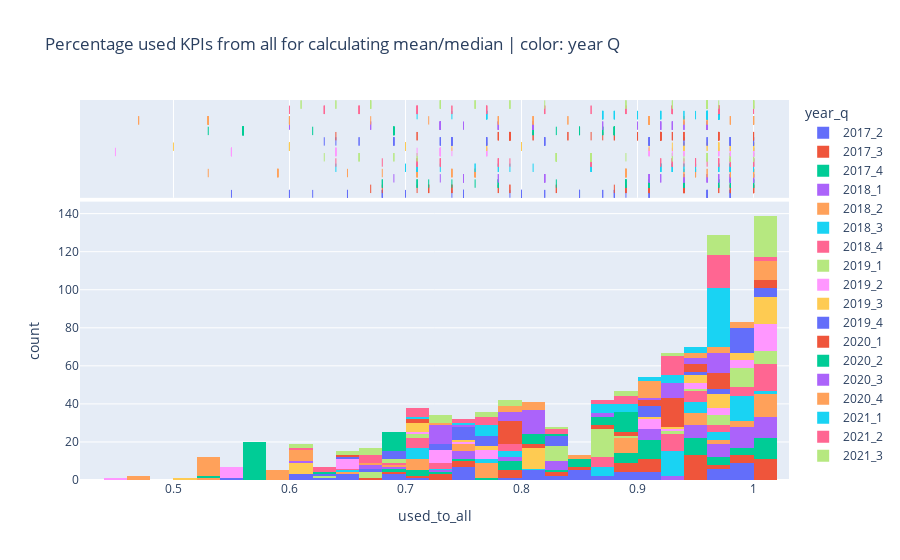

Notebook cell for this chart:
### Code cell
import plotly.express as px

fig = px.histogram(df_for_plot, x="used_to_all", color="year_q", marginal="rug",
                   hover_data=df_for_plot.columns, title="Percentage used KPIs from all for calculating mean/median | color: year Q")
fig.show()

### Figure 1 — Plotly figure (JSON) as saved in the notebook; plotly's stock layout.template omitted (floating-point values rounded to 4 significant figures; data arrays with more than 128 entries replaced by an {"elided": "..."} marker saying what was removed)
{"data": [{"alignmentgroup": "True", "bingroup": "x", "hovertemplate": "year_q=2017_2<br>used_to_all=%{x}<br>count=%{y}<extra></extra>", "legendgroup": "2017_2", "marker": {"color": "#636efa", "pattern": {"shape": ""}}, "name": "2017_2", "offsetgroup": "2017_2", "orientation": "v", "showlegend": true, "type": "histogram", "x": [0.85, 0.88, 0.82, 0.79, 0.85, 0.85, 0.88, 0.91, 0.68, 0.91, 0.74, 0.91, 0.68, 0.68, 0.82, 0.88, 0.65, 0.65, 0.62, 0.98, 0.98, 0.98, 0.96, 0.96, 0.96, 0.98, 0.98, 0.91, 0.98, 0.96, 0.96, 0.96, 0.98, 0.98, 0.98, 0.87, 0.89, 0.87, 0.8, 0.8, 0.75, 0.8, 0.85, 0.85, 0.75, 0.8, 0.6, 0.75, 0.65, 0.75, 0.7, 0.75, 0.75, 0.8, 0.55, 0.6, 0.6], "xaxis": "x", "yaxis": "y"}, {"alignmentgroup": "True", "boxpoints": "all", "customdata": {"elided": "57x3 str values"}, "fillcolor": "rgba(255,255,255,0)", "hoveron": "points", "hovertemplate": "year_q=%{customdata[0]}<br>used_to_all=%{x}<br>filer_type=%{customdata[1]}<br>kpi=%{customdata[2]}<extra></extra>", "jitter": 0, "legendgroup": "2017_2", "line": {"color": "rgba(255,255,255,0)"}, "marker": {"color": "#636efa", "symbol": "line-ns-open"}, "name": "2017_2", "offsetgroup": "2017_2", "showlegend": false, "type": "box", "x": [0.85, 0.88, 0.82, 0.79, 0.85, 0.85, 0.88, 0.91, 0.68, 0.91, 0.74, 0.91, 0.68, 0.68, 0.82, 0.88, 0.65, 0.65, 0.62, 0.98, 0.98, 0.98, 0.96, 0.96, 0.96, 0.98, 0.98, 0.91, 0.98, 0.96, 0.96, 0.96, 0.98, 0.98, 0.98, 0.87, 0.89, 0.87, 0.8, 0.8, 0.75, 0.8, 0.85, 0.85, 0.75, 0.8, 0.6, 0.75, 0.65, 0.75, 0.7, 0.75, 0.75, 0.8, 0.55, 0.6, 0.6], "xaxis": "x2", "yaxis": "y2"}, {"alignmentgroup": "True", "bingroup": "x", "hovertemplate": "year_q=2017_3<br>used_to_all=%{x}<br>count=%{y}<extra></extra>", "legendgroup": "2017_3", "marker": {"color": "#EF553B", "pattern": {"shape": ""}}, "name": "2017_3", "offsetgroup": "2017_3", "orientation": "v", "showlegend": true, "type": "histogram", "x": [0.94, 0.97, 0.91, 0.91, 0.94, 0.94, 0.91, 0.94, 0.74, 0.91, 0.71, 0.91, 0.79, 0.79, 0.88, 0.97, 0.74, 0.74, 0.68, 1, 1, 1, 0.98, 0.98, 0.98, 1, 1, 0.94, 1, 1, 1, 0.98, 1, 1, 1, 0.91, 0.94, 0.91, 0.94, 0.94, 0.89, 0.94, 0.94, 0.94, 0.89, 0.94, 0.78, 0.89, 0.72, 0.83, 0.78, 0.83, 0.89, 0.94, 0.67, 0.72, 0.72], "xaxis": "x", "yaxis": "y"}, {"alignmentgroup": "True", "boxpoints": "all", "customdata": {"elided": "57x3 str values"}, "fillcolor": "rgba(255,255,255,0)", "hoveron": "points", "hovertemplate": "year_q=%{customdata[0]}<br>used_to_all=%{x}<br>filer_type=%{customdata[1]}<br>kpi=%{customdata[2]}<extra></extra>", "jitter": 0, "legendgroup": "2017_3", "line": {"color": "rgba(255,255,255,0)"}, "marker": {"color": "#EF553B", "symbol": "line-ns-open"}, "name": "2017_3", "offsetgroup": "2017_3", "showlegend": false, "type": "box", "x": [0.94, 0.97, 0.91, 0.91, 0.94, 0.94, 0.91, 0.94, 0.74, 0.91, 0.71, 0.91, 0.79, 0.79, 0.88, 0.97, 0.74, 0.74, 0.68, 1, 1, 1, 0.98, 0.98, 0.98, 1, 1, 0.94, 1, 1, 1, 0.98, 1, 1, 1, 0.91, 0.94, 0.91, 0.94, 0.94, 0.89, 0.94, 0.94, 0.94, 0.89, 0.94, 0.78, 0.89, 0.72, 0.83, 0.78, 0.83, 0.89, 0.94, 0.67, 0.72, 0.72], "xaxis": "x2", "yaxis": "y2"}, {"alignmentgroup": "True", "bingroup": "x", "hovertemplate": "year_q=2017_4<br>used_to_all=%{x}<br>count=%{y}<extra></extra>", "legendgroup": "2017_4", "marker": {"color": "#00cc96", "pattern": {"shape": ""}}, "name": "2017_4", "offsetgroup": "2017_4", "orientation": "v", "showlegend": true, "type": "histogram", "x": [0.97, 0.97, 0.91, 0.91, 0.91, 0.91, 0.91, 0.97, 0.71, 0.91, 0.68, 0.91, 0.76, 0.74, 0.91, 0.97, 0.71, 0.71, 0.68, 1, 1, 1, 0.98, 0.98, 0.98, 1, 1, 0.94, 1, 1, 1, 0.98, 1, 1, 1, 0.91, 0.94, 0.91, 0.94, 0.94, 0.89, 0.94, 0.94, 0.94, 0.89, 0.94, 0.78, 0.89, 0.78, 0.89, 0.78, 0.83, 0.89, 0.94, 0.72, 0.78, 0.78], "xaxis": "x", "yaxis": "y"}, {"alignmentgroup": "True", "boxpoints": "all", "customdata": {"elided": "57x3 str values"}, "fillcolor": "rgba(255,255,255,0)", "hoveron": "points", "hovertemplate": "year_q=%{customdata[0]}<br>used_to_all=%{x}<br>filer_type=%{customdata[1]}<br>kpi=%{customdata[2]}<extra></extra>", "jitter": 0, "legendgroup": "2017_4", "line": {"color": "rgba(255,255,255,0)"}, "marker": {"color": "#00cc96", "symbol": "line-ns-open"}, "name": "2017_4", "offsetgroup": "2017_4", "showlegend": false, "type": "box", "x": [0.97, 0.97, 0.91, 0.91, 0.91, 0.91, 0.91, 0.97, 0.71, 0.91, 0.68, 0.91, 0.76, 0.74, 0.91, 0.97, 0.71, 0.71, 0.68, 1, 1, 1, 0.98, 0.98, 0.98, 1, 1, 0.94, 1, 1, 1, 0.98, 1, 1, 1, 0.91, 0.94, 0.91, 0.94, 0.94, 0.89, 0.94, 0.94, 0.94, 0.89, 0.94, 0.78, 0.89, 0.78, 0.89, 0.78, 0.83, 0.89, 0.94, 0.72, 0.78, 0.78], "xaxis": "x2", "yaxis": "y2"}, {"alignmentgroup": "True", "bingroup": "x", "hovertemplate": "year_q=2018_1<br>used_to_all=%{x}<br>count=%{y}<extra></extra>", "legendgroup": "2018_1", "marker": {"color": "#ab63fa", "pattern": {"shape": ""}}, "name": "2018_1", "offsetgroup": "2018_1", "orientation": "v", "showlegend": true, "type": "histogram", "x": [1, 1, 0.94, 0.97, 0.97, 0.97, 0.94, 1, 0.75, 0.94, 0.78, 0.94, 0.78, 0.75, 0.94, 1, 0.69, 0.75, 0.75, 0.98, 0.98, 0.98, 0.96, 0.96, 0.96, 0.98, 0.98, 0.94, 0.98, 0.96, 0.98, 0.98, 0.98, 0.98, 0.98, 0.92, 0.94, 0.92, 1, 1, 0.91, 1, 1, 1, 0.91, 1, 0.82, 0.91, 0.73, 0.91, 0.82, 0.91, 0.91, 1, 0.82, 0.82, 0.82], "xaxis": "x", "yaxis": "y"}, {"alignmentgroup": "True", "boxpoints": "all", "customdata": {"elided": "57x3 str values"}, "fillcolor": "rgba(255,255,255,0)", "hoveron": "points", "hovertemplate": "year_q=%{customdata[0]}<br>used_to_all=%{x}<br>filer_type=%{customdata[1]}<br>kpi=%{customdata[2]}<extra></extra>", "jitter": 0, "legendgroup": "2018_1", "line": {"color": "rgba(255,255,255,0)"}, "marker": {"color": "#ab63fa", "symbol": "line-ns-open"}, "name": "2018_1", "offsetgroup": "2018_1", "showlegend": false, "type": "box", "x": [1, 1, 0.94, 0.97, 0.97, 0.97, 0.94, 1, 0.75, 0.94, 0.78, 0.94, 0.78, 0.75, 0.94, 1, 0.69, 0.75, 0.75, 0.98, 0.98, 0.98, 0.96, 0.96, 0.96, 0.98, 0.98, 0.94, 0.98, 0.96, 0.98, 0.98, 0.98, 0.98, 0.98, 0.92, 0.94, 0.92, 1, 1, 0.91, 1, 1, 1, 0.91, 1, 0.82, 0.91, 0.73, 0.91, 0.82, 0.91, 0.91, 1, 0.82, 0.82, 0.82], "xaxis": "x2", "yaxis": "y2"}, {"alignmentgroup": "True", "bingroup": "x", "hovertemplate": "year_q=2018_2<br>used_to_all=%{x}<br>count=%{y}<extra></extra>", "legendgroup": "2018_2", "marker": {"color": "#FFA15A", "pattern": {"shape": ""}}, "name": "2018_2", "offsetgroup": "2018_2", "orientation": "v", "showlegend": true, "type": "histogram", "x": [0.95, 0.95, 0.89, 0.89, 0.89, 0.89, 0.89, 0.95, 0.74, 0.89, 0.74, 0.89, 0.74, 0.76, 0.89, 0.95, 0.68, 0.74, 0.71, 1, 1, 1, 0.98, 0.98, 0.98, 1, 1, 0.96, 1, 1, 1, 1, 1, 1, 1, 0.94, 0.96, 0.94, 0.76, 0.76, 0.71, 0.76, 0.76, 0.76, 0.71, 0.76, 0.59, 0.71, 0.53, 0.71, 0.59, 0.65, 0.71, 0.76, 0.59, 0.59, 0.59], "xaxis": "x", "yaxis": "y"}, {"alignmentgroup": "True", "boxpoints": "all", "customdata": {"elided": "57x3 str values"}, "fillcolor": "rgba(255,255,255,0)", "hoveron": "points", "hovertemplate": "year_q=%{customdata[0]}<br>used_to_all=%{x}<br>filer_type=%{customdata[1]}<br>kpi=%{customdata[2]}<extra></extra>", "jitter": 0, "legendgroup": "2018_2", "line": {"color": "rgba(255,255,255,0)"}, "marker": {"color": "#FFA15A", "symbol": "line-ns-open"}, "name": "2018_2", "offsetgroup": "2018_2", "showlegend": false, "type": "box", "x": [0.95, 0.95, 0.89, 0.89, 0.89, 0.89, 0.89, 0.95, 0.74, 0.89, 0.74, 0.89, 0.74, 0.76, 0.89, 0.95, 0.68, 0.74, 0.71, 1, 1, 1, 0.98, 0.98, 0.98, 1, 1, 0.96, 1, 1, 1, 1, 1, 1, 1, 0.94, 0.96, 0.94, 0.76, 0.76, 0.71, 0.76, 0.76, 0.76, 0.71, 0.76, 0.59, 0.71, 0.53, 0.71, 0.59, 0.65, 0.71, 0.76, 0.59, 0.59, 0.59], "xaxis": "x2", "yaxis": "y2"}, {"alignmentgroup": "True", "bingroup": "x", "hovertemplate": "year_q=2018_3<br>used_to_all=%{x}<br>count=%{y}<extra></extra>", "legendgroup": "2018_3", "marker": {"color": "#19d3f3", "pattern": {"shape": ""}}, "name": "2018_3", "offsetgroup": "2018_3", "orientation": "v", "showlegend": true, "type": "histogram", "x": [0.97, 0.97, 0.95, 0.92, 0.92, 0.92, 0.95, 0.97, 0.76, 0.95, 0.78, 0.95, 0.78, 0.81, 0.92, 0.97, 0.7, 0.76, 0.73, 0.98, 0.98, 0.98, 0.98, 0.98, 0.98, 0.98, 0.98, 0.94, 0.98, 0.98, 0.98, 1, 1, 0.98, 0.98, 0.92, 0.94, 0.92, 0.93, 0.93, 0.86, 0.93, 0.93, 0.93, 0.86, 0.93, 0.71, 0.86, 0.64, 0.86, 0.71, 0.79, 0.86, 0.93, 0.71, 0.71, 0.71], "xaxis": "x", "yaxis": "y"}, {"alignmentgroup": "True", "boxpoints": "all", "customdata": {"elided": "57x3 str values"}, "fillcolor": "rgba(255,255,255,0)", "hoveron": "points", "hovertemplate": "year_q=%{customdata[0]}<br>used_to_all=%{x}<br>filer_type=%{customdata[1]}<br>kpi=%{customdata[2]}<extra></extra>", "jitter": 0, "legendgroup": "2018_3", "line": {"color": "rgba(255,255,255,0)"}, "marker": {"color": "#19d3f3", "symbol": "line-ns-open"}, "name": "2018_3", "offsetgroup": "2018_3", "showlegend": false, "type": "box", "x": [0.97, 0.97, 0.95, 0.92, 0.92, 0.92, 0.95, 0.97, 0.76, 0.95, 0.78, 0.95, 0.78, 0.81, 0.92, 0.97, 0.7, 0.76, 0.73, 0.98, 0.98, 0.98, 0.98, 0.98, 0.98, 0.98, 0.98, 0.94, 0.98, 0.98, 0.98, 1, 1, 0.98, 0.98, 0.92, 0.94, 0.92, 0.93, 0.93, 0.86, 0.93, 0.93, 0.93, 0.86, 0.93, 0.71, 0.86, 0.64, 0.86, 0.71, 0.79, 0.86, 0.93, 0.71, 0.71, 0.71], "xaxis": "x2", "yaxis": "y2"}, {"alignmentgroup": "True", "bingroup": "x", "hovertemplate": "year_q=2018_4<br>used_to_all=%{x}<br>count=%{y}<extra></extra>", "legendgroup": "2018_4", "marker": {"color": "#FF6692", "pattern": {"shape": ""}}, "name": "2018_4", "offsetgroup": "2018_4", "orientation": "v", "showlegend": true, "type": "histogram", "x": [1, 1, 0.95, 0.97, 0.97, 0.97, 0.95, 1, 0.73, 0.95, 0.78, 0.95, 0.78, 0.78, 0.95, 1, 0.68, 0.73, 0.73, 1, 1, 1, 0.98, 0.98, 0.98, 1, 1, 0.96, 1, 0.98, 0.98, 1, 1, 1, 1, 0.92, 0.94, 0.92, 0.93, 0.93, 0.86, 0.93, 0.93, 0.93, 0.86, 0.93, 0.71, 0.86, 0.64, 0.86, 0.71, 0.79, 0.86, 0.93, 0.71, 0.71, 0.71], "xaxis": "x", "yaxis": "y"}, {"alignmentgroup": "True", "boxpoints": "all", "customdata": {"elided": "57x3 str values"}, "fillcolor": "rgba(255,255,255,0)", "hoveron": "points", "hovertemplate": "year_q=%{customdata[0]}<br>used_to_all=%{x}<br>filer_type=%{customdata[1]}<br>kpi=%{customdata[2]}<extra></extra>", "jitter": 0, "legendgroup": "2018_4", "line": {"color": "rgba(255,255,255,0)"}, "marker": {"color": "#FF6692", "symbol": "line-ns-open"}, "name": "2018_4", "offsetgroup": "2018_4", "showlegend": false, "type": "box", "x": [1, 1, 0.95, 0.97, 0.97, 0.97, 0.95, 1, 0.73, 0.95, 0.78, 0.95, 0.78, 0.78, 0.95, 1, 0.68, 0.73, 0.73, 1, 1, 1, 0.98, 0.98, 0.98, 1, 1, 0.96, 1, 0.98, 0.98, 1, 1, 1, 1, 0.92, 0.94, 0.92, 0.93, 0.93, 0.86, 0.93, 0.93, 0.93, 0.86, 0.93, 0.71, 0.86, 0.64, 0.86, 0.71, 0.79, 0.86, 0.93, 0.71, 0.71, 0.71], "xaxis": "x2", "yaxis": "y2"}, {"alignmentgroup": "True", "bingroup": "x", "hovertemplate": "year_q=2019_1<br>used_to_all=%{x}<br>count=%{y}<extra></extra>", "legendgroup": "2019_1", "marker": {"color": "#B6E880", "pattern": {"shape": ""}}, "name": "2019_1", "offsetgroup": "2019_1", "orientation": "v", "showlegend": true, "type": "histogram", "x": [0.86, 0.86, 0.83, 0.83, 0.83, 0.83, 0.83, 0.86, 0.66, 0.83, 0.69, 0.83, 0.69, 0.71, 0.83, 0.86, 0.63, 0.66, 0.66, 0.96, 0.98, 0.98, 0.98, 0.98, 0.98, 0.96, 0.96, 0.94, 0.98, 0.96, 0.96, 0.98, 0.98, 0.98, 0.98, 0.89, 0.93, 0.93, 1, 1, 0.86, 1, 1, 1, 0.86, 1, 0.86, 0.86, 0.71, 0.86, 0.86, 0.86, 0.86, 1, 0.86, 0.86, 0.86], "xaxis": "x", "yaxis": "y"}, {"alignmentgroup": "True", "boxpoints": "all", "customdata": {"elided": "57x3 str values"}, "fillcolor": "rgba(255,255,255,0)", "hoveron": "points", "hovertemplate": "year_q=%{customdata[0]}<br>used_to_all=%{x}<br>filer_type=%{customdata[1]}<br>kpi=%{customdata[2]}<extra></extra>", "jitter": 0, "legendgroup": "2019_1", "line": {"color": "rgba(255,255,255,0)"}, "marker": {"color": "#B6E880", "symbol": "line-ns-open"}, "name": "2019_1", "offsetgroup": "2019_1", "showlegend": false, "type": "box", "x": [0.86, 0.86, 0.83, 0.83, 0.83, 0.83, 0.83, 0.86, 0.66, 0.83, 0.69, 0.83, 0.69, 0.71, 0.83, 0.86, 0.63, 0.66, 0.66, 0.96, 0.98, 0.98, 0.98, 0.98, 0.98, 0.96, 0.96, 0.94, 0.98, 0.96, 0.96, 0.98, 0.98, 0.98, 0.98, 0.89, 0.93, 0.93, 1, 1, 0.86, 1, 1, 1, 0.86, 1, 0.86, 0.86, 0.71, 0.86, 0.86, 0.86, 0.86, 1, 0.86, 0.86, 0.86], "xaxis": "x2", "yaxis": "y2"}, {"alignmentgroup": "True", "bingroup": "x", "hovertemplate": "year_q=2019_2<br>used_to_all=%{x}<br>count=%{y}<extra></extra>", "legendgroup": "2019_2", "marker": {"color": "#FF97FF", "pattern": {"shape": ""}}, "name": "2019_2", "offsetgroup": "2019_2", "orientation": "v", "showlegend": true, "type": "histogram", "x": [0.97, 0.97, 0.91, 0.94, 0.94, 0.94, 0.91, 0.97, 0.77, 0.91, 0.71, 0.91, 0.77, 0.77, 0.91, 0.97, 0.77, 0.77, 0.74, 1, 1, 1, 1, 1, 1, 1, 1, 1, 1, 0.98, 0.98, 1, 1, 1, 1, 0.93, 0.98, 0.98, 0.73, 0.73, 0.64, 0.73, 0.73, 0.73, 0.64, 0.73, 0.55, 0.64, 0.45, 0.64, 0.55, 0.55, 0.64, 0.73, 0.55, 0.55, 0.55], "xaxis": "x", "yaxis": "y"}, {"alignmentgroup": "True", "boxpoints": "all", "customdata": {"elided": "57x3 str values"}, "fillcolor": "rgba(255,255,255,0)", "hoveron": "points", "hovertemplate": "year_q=%{customdata[0]}<br>used_to_all=%{x}<br>filer_type=%{customdata[1]}<br>kpi=%{customdata[2]}<extra></extra>", "jitter": 0, "legendgroup": "2019_2", "line": {"color": "rgba(255,255,255,0)"}, "marker": {"color": "#FF97FF", "symbol": "line-ns-open"}, "name": "2019_2", "offsetgroup": "2019_2", "showlegend": false, "type": "box", "x": [0.97, 0.97, 0.91, 0.94, 0.94, 0.94, 0.91, 0.97, 0.77, 0.91, 0.71, 0.91, 0.77, 0.77, 0.91, 0.97, 0.77, 0.77, 0.74, 1, 1, 1, 1, 1, 1, 1, 1, 1, 1, 0.98, 0.98, 1, 1, 1, 1, 0.93, 0.98, 0.98, 0.73, 0.73, 0.64, 0.73, 0.73, 0.73, 0.64, 0.73, 0.55, 0.64, 0.45, 0.64, 0.55, 0.55, 0.64, 0.73, 0.55, 0.55, 0.55], "xaxis": "x2", "yaxis": "y2"}, {"alignmentgroup": "True", "bingroup": "x", "hovertemplate": "year_q=2019_3<br>used_to_all=%{x}<br>count=%{y}<extra></extra>", "legendgroup": "2019_3", "marker": {"color": "#FECB52", "pattern": {"shape": ""}}, "name": "2019_3", "offsetgroup": "2019_3", "orientation": "v", "showlegend": true, "type": "histogram", "x": [0.97, 1, 0.94, 0.97, 0.97, 0.97, 0.94, 0.97, 0.8, 0.94, 0.74, 0.94, 0.77, 0.8, 0.91, 1, 0.8, 0.8, 0.77, 1, 1, 1, 1, 1, 1, 1, 1, 0.98, 1, 0.98, 0.98, 0.98, 1, 1, 1, 0.93, 0.96, 0.96, 0.8, 0.8, 0.7, 0.8, 0.8, 0.8, 0.7, 0.8, 0.6, 0.7, 0.5, 0.7, 0.6, 0.6, 0.7, 0.8, 0.6, 0.6, 0.6], "xaxis": "x", "yaxis": "y"}, {"alignmentgroup": "True", "boxpoints": "all", "customdata": {"elided": "57x3 str values"}, "fillcolor": "rgba(255,255,255,0)", "hoveron": "points", "hovertemplate": "year_q=%{customdata[0]}<br>used_to_all=%{x}<br>filer_type=%{customdata[1]}<br>kpi=%{customdata[2]}<extra></extra>", "jitter": 0, "legendgroup": "2019_3", "line": {"color": "rgba(255,255,255,0)"}, "marker": {"color": "#FECB52", "symbol": "line-ns-open"}, "name": "2019_3", "offsetgroup": "2019_3", "showlegend": false, "type": "box", "x": [0.97, 1, 0.94, 0.97, 0.97, 0.97, 0.94, 0.97, 0.8, 0.94, 0.74, 0.94, 0.77, 0.8, 0.91, 1, 0.8, 0.8, 0.77, 1, 1, 1, 1, 1, 1, 1, 1, 0.98, 1, 0.98, 0.98, 0.98, 1, 1, 1, 0.93, 0.96, 0.96, 0.8, 0.8, 0.7, 0.8, 0.8, 0.8, 0.7, 0.8, 0.6, 0.7, 0.5, 0.7, 0.6, 0.6, 0.7, 0.8, 0.6, 0.6, 0.6], "xaxis": "x2", "yaxis": "y2"}, {"alignmentgroup": "True", "bingroup": "x", "hovertemplate": "year_q=2019_4<br>used_to_all=%{x}<br>count=%{y}<extra></extra>", "legendgroup": "2019_4", "marker": {"color": "#636efa", "pattern": {"shape": ""}}, "name": "2019_4", "offsetgroup": "2019_4", "orientation": "v", "showlegend": true, "type": "histogram", "x": [0.74, 0.77, 0.77, 0.74, 0.74, 0.74, 0.74, 0.74, 0.69, 0.77, 0.63, 0.77, 0.66, 0.69, 0.74, 0.77, 0.69, 0.69, 0.66, 0.98, 0.98, 0.98, 0.98, 0.98, 0.98, 0.98, 0.98, 0.96, 0.98, 0.96, 0.96, 0.98, 0.98, 0.98, 0.98, 0.91, 0.94, 0.94, 0.91, 1, 0.91, 1, 1, 1, 0.82, 0.91, 0.82, 0.91, 0.64, 0.82, 0.82, 0.82, 0.91, 1, 0.73, 0.73, 0.73], "xaxis": "x", "yaxis": "y"}, {"alignmentgroup": "True", "boxpoints": "all", "customdata": {"elided": "57x3 str values"}, "fillcolor": "rgba(255,255,255,0)", "hoveron": "points", "hovertemplate": "year_q=%{customdata[0]}<br>used_to_all=%{x}<br>filer_type=%{customdata[1]}<br>kpi=%{customdata[2]}<extra></extra>", "jitter": 0, "legendgroup": "2019_4", "line": {"color": "rgba(255,255,255,0)"}, "marker": {"color": "#636efa", "symbol": "line-ns-open"}, "name": "2019_4", "offsetgroup": "2019_4", "showlegend": false, "type": "box", "x": [0.74, 0.77, 0.77, 0.74, 0.74, 0.74, 0.74, 0.74, 0.69, 0.77, 0.63, 0.77, 0.66, 0.69, 0.74, 0.77, 0.69, 0.69, 0.66, 0.98, 0.98, 0.98, 0.98, 0.98, 0.98, 0.98, 0.98, 0.96, 0.98, 0.96, 0.96, 0.98, 0.98, 0.98, 0.98, 0.91, 0.94, 0.94, 0.91, 1, 0.91, 1, 1, 1, 0.82, 0.91, 0.82, 0.91, 0.64, 0.82, 0.82, 0.82, 0.91, 1, 0.73, 0.73, 0.73], "xaxis": "x2", "yaxis": "y2"}, {"alignmentgroup": "True", "bingroup": "x", "hovertemplate": "year_q=2020_1<br>used_to_all=%{x}<br>count=%{y}<extra></extra>", "legendgroup": "2020_1", "marker": {"color": "#EF553B", "pattern": {"shape": ""}}, "name": "2020_1", "offsetgroup": "2020_1", "orientation": "v", "showlegend": true, "type": "histogram", "x": [0.97, 0.97, 0.97, 0.94, 0.94, 0.94, 0.97, 0.97, 0.84, 0.97, 0.78, 0.94, 0.81, 0.84, 0.97, 0.97, 0.78, 0.81, 0.78, 0.92, 0.92, 0.92, 0.92, 0.92, 0.92, 0.92, 0.92, 0.9, 0.92, 0.9, 0.9, 0.92, 0.92, 0.92, 0.92, 0.87, 0.88, 0.88, 0.93, 1, 0.79, 0.86, 1, 1, 0.79, 0.93, 0.79, 0.79, 0.64, 0.79, 0.71, 0.71, 0.79, 1, 0.79, 0.79, 0.79], "xaxis": "x", "yaxis": "y"}, {"alignmentgroup": "True", "boxpoints": "all", "customdata": {"elided": "57x3 str values"}, "fillcolor": "rgba(255,255,255,0)", "hoveron": "points", "hovertemplate": "year_q=%{customdata[0]}<br>used_to_all=%{x}<br>filer_type=%{customdata[1]}<br>kpi=%{customdata[2]}<extra></extra>", "jitter": 0, "legendgroup": "2020_1", "line": {"color": "rgba(255,255,255,0)"}, "marker": {"color": "#EF553B", "symbol": "line-ns-open"}, "name": "2020_1", "offsetgroup": "2020_1", "showlegend": false, "type": "box", "x": [0.97, 0.97, 0.97, 0.94, 0.94, 0.94, 0.97, 0.97, 0.84, 0.97, 0.78, 0.94, 0.81, 0.84, 0.97, 0.97, 0.78, 0.81, 0.78, 0.92, 0.92, 0.92, 0.92, 0.92, 0.92, 0.92, 0.92, 0.9, 0.92, 0.9, 0.9, 0.92, 0.92, 0.92, 0.92, 0.87, 0.88, 0.88, 0.93, 1, 0.79, 0.86, 1, 1, 0.79, 0.93, 0.79, 0.79, 0.64, 0.79, 0.71, 0.71, 0.79, 1, 0.79, 0.79, 0.79], "xaxis": "x2", "yaxis": "y2"}, {"alignmentgroup": "True", "bingroup": "x", "hovertemplate": "year_q=2020_2<br>used_to_all=%{x}<br>count=%{y}<extra></extra>", "legendgroup": "2020_2", "marker": {"color": "#00cc96", "pattern": {"shape": ""}}, "name": "2020_2", "offsetgroup": "2020_2", "orientation": "v", "showlegend": true, "type": "histogram", "x": [0.56, 0.56, 0.56, 0.56, 0.56, 0.56, 0.56, 0.56, 0.56, 0.56, 0.53, 0.56, 0.56, 0.56, 0.56, 0.56, 0.56, 0.56, 0.56, 0.88, 0.88, 0.88, 0.87, 0.88, 0.88, 0.88, 0.88, 0.87, 0.88, 0.85, 0.87, 0.85, 0.87, 0.88, 0.88, 0.83, 0.85, 0.85, 0.81, 0.81, 0.69, 0.69, 0.88, 0.81, 0.69, 0.81, 0.69, 0.69, 0.56, 0.69, 0.56, 0.62, 0.69, 0.81, 0.69, 0.69, 0.69], "xaxis": "x", "yaxis": "y"}, {"alignmentgroup": "True", "boxpoints": "all", "customdata": {"elided": "57x3 str values"}, "fillcolor": "rgba(255,255,255,0)", "hoveron": "points", "hovertemplate": "year_q=%{customdata[0]}<br>used_to_all=%{x}<br>filer_type=%{customdata[1]}<br>kpi=%{customdata[2]}<extra></extra>", "jitter": 0, "legendgroup": "2020_2", "line": {"color": "rgba(255,255,255,0)"}, "marker": {"color": "#00cc96", "symbol": "line-ns-open"}, "name": "2020_2", "offsetgroup": "2020_2", "showlegend": false, "type": "box", "x": [0.56, 0.56, 0.56, 0.56, 0.56, 0.56, 0.56, 0.56, 0.56, 0.56, 0.53, 0.56, 0.56, 0.56, 0.56, 0.56, 0.56, 0.56, 0.56, 0.88, 0.88, 0.88, 0.87, 0.88, 0.88, 0.88, 0.88, 0.87, 0.88, 0.85, 0.87, 0.85, 0.87, 0.88, 0.88, 0.83, 0.85, 0.85, 0.81, 0.81, 0.69, 0.69, 0.88, 0.81, 0.69, 0.81, 0.69, 0.69, 0.56, 0.69, 0.56, 0.62, 0.69, 0.81, 0.69, 0.69, 0.69], "xaxis": "x2", "yaxis": "y2"}, {"alignmentgroup": "True", "bingroup": "x", "hovertemplate": "year_q=2020_3<br>used_to_all=%{x}<br>count=%{y}<extra></extra>", "legendgroup": "2020_3", "marker": {"color": "#ab63fa", "pattern": {"shape": ""}}, "name": "2020_3", "offsetgroup": "2020_3", "orientation": "v", "showlegend": true, "type": "histogram", "x": [0.81, 0.81, 0.81, 0.78, 0.78, 0.78, 0.81, 0.81, 0.81, 0.81, 0.75, 0.81, 0.78, 0.81, 0.81, 0.81, 0.81, 0.81, 0.78, 0.96, 0.96, 0.96, 0.94, 0.96, 0.96, 0.96, 0.96, 0.92, 0.96, 0.94, 0.96, 0.92, 0.94, 0.96, 0.96, 0.9, 0.92, 0.92, 0.87, 0.93, 0.73, 0.73, 0.93, 0.93, 0.73, 0.87, 0.73, 0.73, 0.6, 0.73, 0.67, 0.67, 0.73, 0.93, 0.73, 0.73, 0.73], "xaxis": "x", "yaxis": "y"}, {"alignmentgroup": "True", "boxpoints": "all", "customdata": {"elided": "57x3 str values"}, "fillcolor": "rgba(255,255,255,0)", "hoveron": "points", "hovertemplate": "year_q=%{customdata[0]}<br>used_to_all=%{x}<br>filer_type=%{customdata[1]}<br>kpi=%{customdata[2]}<extra></extra>", "jitter": 0, "legendgroup": "2020_3", "line": {"color": "rgba(255,255,255,0)"}, "marker": {"color": "#ab63fa", "symbol": "line-ns-open"}, "name": "2020_3", "offsetgroup": "2020_3", "showlegend": false, "type": "box", "x": [0.81, 0.81, 0.81, 0.78, 0.78, 0.78, 0.81, 0.81, 0.81, 0.81, 0.75, 0.81, 0.78, 0.81, 0.81, 0.81, 0.81, 0.81, 0.78, 0.96, 0.96, 0.96, 0.94, 0.96, 0.96, 0.96, 0.96, 0.92, 0.96, 0.94, 0.96, 0.92, 0.94, 0.96, 0.96, 0.9, 0.92, 0.92, 0.87, 0.93, 0.73, 0.73, 0.93, 0.93, 0.73, 0.87, 0.73, 0.73, 0.6, 0.73, 0.67, 0.67, 0.73, 0.93, 0.73, 0.73, 0.73], "xaxis": "x2", "yaxis": "y2"}, {"alignmentgroup": "True", "bingroup": "x", "hovertemplate": "year_q=2020_4<br>used_to_all=%{x}<br>count=%{y}<extra></extra>", "legendgroup": "2020_4", "marker": {"color": "#FFA15A", "pattern": {"shape": ""}}, "name": "2020_4", "offsetgroup": "2020_4", "orientation": "v", "showlegend": true, "type": "histogram", "x": [0.91, 0.91, 0.91, 0.81, 0.84, 0.84, 0.91, 0.91, 0.81, 0.91, 0.72, 0.91, 0.78, 0.78, 0.91, 0.91, 0.81, 0.81, 0.78, 1, 1, 1, 0.98, 1, 1, 1, 1, 0.96, 1, 0.96, 0.98, 0.96, 0.98, 1, 1, 0.94, 0.94, 0.94, 0.53, 0.6, 0.53, 0.6, 0.6, 0.6, 0.53, 0.67, 0.6, 0.53, 0.47, 0.47, 0.53, 0.53, 0.53, 0.6, 0.53, 0.53, 0.53], "xaxis": "x", "yaxis": "y"}, {"alignmentgroup": "True", "boxpoints": "all", "customdata": {"elided": "57x3 str values"}, "fillcolor": "rgba(255,255,255,0)", "hoveron": "points", "hovertemplate": "year_q=%{customdata[0]}<br>used_to_all=%{x}<br>filer_type=%{customdata[1]}<br>kpi=%{customdata[2]}<extra></extra>", "jitter": 0, "legendgroup": "2020_4", "line": {"color": "rgba(255,255,255,0)"}, "marker": {"color": "#FFA15A", "symbol": "line-ns-open"}, "name": "2020_4", "offsetgroup": "2020_4", "showlegend": false, "type": "box", "x": [0.91, 0.91, 0.91, 0.81, 0.84, 0.84, 0.91, 0.91, 0.81, 0.91, 0.72, 0.91, 0.78, 0.78, 0.91, 0.91, 0.81, 0.81, 0.78, 1, 1, 1, 0.98, 1, 1, 1, 1, 0.96, 1, 0.96, 0.98, 0.96, 0.98, 1, 1, 0.94, 0.94, 0.94, 0.53, 0.6, 0.53, 0.6, 0.6, 0.6, 0.53, 0.67, 0.6, 0.53, 0.47, 0.47, 0.53, 0.53, 0.53, 0.6, 0.53, 0.53, 0.53], "xaxis": "x2", "yaxis": "y2"}, {"alignmentgroup": "True", "bingroup": "x", "hovertemplate": "year_q=2021_1<br>used_to_all=%{x}<br>count=%{y}<extra></extra>", "legendgroup": "2021_1", "marker": {"color": "#19d3f3", "pattern": {"shape": ""}}, "name": "2021_1", "offsetgroup": "2021_1", "orientation": "v", "showlegend": true, "type": "histogram", "x": [0.9, 0.97, 0.87, 0.77, 0.94, 0.9, 0.87, 0.94, 0.77, 0.87, 0.71, 0.87, 0.77, 0.77, 0.87, 0.97, 0.77, 0.77, 0.74, 0.96, 0.96, 0.96, 0.92, 0.96, 0.96, 0.96, 0.96, 0.88, 0.96, 0.92, 0.96, 0.92, 0.92, 0.96, 0.96, 0.88, 0.88, 0.88, 0.97, 0.97, 0.97, 0.97, 0.97, 0.97, 0.97, 0.97, 0.97, 0.97, 0.97, 0.97, 0.95, 0.97, 0.97, 0.97, 0.97, 0.97, 0.97], "xaxis": "x", "yaxis": "y"}, {"alignmentgroup": "True", "boxpoints": "all", "customdata": {"elided": "57x3 str values"}, "fillcolor": "rgba(255,255,255,0)", "hoveron": "points", "hovertemplate": "year_q=%{customdata[0]}<br>used_to_all=%{x}<br>filer_type=%{customdata[1]}<br>kpi=%{customdata[2]}<extra></extra>", "jitter": 0, "legendgroup": "2021_1", "line": {"color": "rgba(255,255,255,0)"}, "marker": {"color": "#19d3f3", "symbol": "line-ns-open"}, "name": "2021_1", "offsetgroup": "2021_1", "showlegend": false, "type": "box", "x": [0.9, 0.97, 0.87, 0.77, 0.94, 0.9, 0.87, 0.94, 0.77, 0.87, 0.71, 0.87, 0.77, 0.77, 0.87, 0.97, 0.77, 0.77, 0.74, 0.96, 0.96, 0.96, 0.92, 0.96, 0.96, 0.96, 0.96, 0.88, 0.96, 0.92, 0.96, 0.92, 0.92, 0.96, 0.96, 0.88, 0.88, 0.88, 0.97, 0.97, 0.97, 0.97, 0.97, 0.97, 0.97, 0.97, 0.97, 0.97, 0.97, 0.97, 0.95, 0.97, 0.97, 0.97, 0.97, 0.97, 0.97], "xaxis": "x2", "yaxis": "y2"}, {"alignmentgroup": "True", "bingroup": "x", "hovertemplate": "year_q=2021_2<br>used_to_all=%{x}<br>count=%{y}<extra></extra>", "legendgroup": "2021_2", "marker": {"color": "#FF6692", "pattern": {"shape": ""}}, "name": "2021_2", "offsetgroup": "2021_2", "orientation": "v", "showlegend": true, "type": "histogram", "x": [0.77, 0.77, 0.71, 0.63, 0.74, 0.74, 0.71, 0.77, 0.66, 0.71, 0.6, 0.71, 0.63, 0.66, 0.71, 0.77, 0.66, 0.66, 0.63, 0.93, 0.93, 0.93, 0.89, 0.93, 0.93, 0.93, 0.93, 0.86, 0.93, 0.86, 0.89, 0.89, 0.89, 0.93, 0.93, 0.82, 0.82, 0.82, 0.97, 0.97, 0.97, 0.97, 1, 1, 0.97, 0.97, 0.97, 0.97, 0.97, 0.97, 0.97, 0.97, 0.97, 0.97, 0.97, 0.97, 0.97], "xaxis": "x", "yaxis": "y"}, {"alignmentgroup": "True", "boxpoints": "all", "customdata": {"elided": "57x3 str values"}, "fillcolor": "rgba(255,255,255,0)", "hoveron": "points", "hovertemplate": "year_q=%{customdata[0]}<br>used_to_all=%{x}<br>filer_type=%{customdata[1]}<br>kpi=%{customdata[2]}<extra></extra>", "jitter": 0, "legendgroup": "2021_2", "line": {"color": "rgba(255,255,255,0)"}, "marker": {"color": "#FF6692", "symbol": "line-ns-open"}, "name": "2021_2", "offsetgroup": "2021_2", "showlegend": false, "type": "box", "x": [0.77, 0.77, 0.71, 0.63, 0.74, 0.74, 0.71, 0.77, 0.66, 0.71, 0.6, 0.71, 0.63, 0.66, 0.71, 0.77, 0.66, 0.66, 0.63, 0.93, 0.93, 0.93, 0.89, 0.93, 0.93, 0.93, 0.93, 0.86, 0.93, 0.86, 0.89, 0.89, 0.89, 0.93, 0.93, 0.82, 0.82, 0.82, 0.97, 0.97, 0.97, 0.97, 1, 1, 0.97, 0.97, 0.97, 0.97, 0.97, 0.97, 0.97, 0.97, 0.97, 0.97, 0.97, 0.97, 0.97], "xaxis": "x2", "yaxis": "y2"}, {"alignmentgroup": "True", "bingroup": "x", "hovertemplate": "year_q=2021_3<br>used_to_all=%{x}<br>count=%{y}<extra></extra>", "legendgroup": "2021_3", "marker": {"color": "#B6E880", "pattern": {"shape": ""}}, "name": "2021_3", "offsetgroup": "2021_3", "orientation": "v", "showlegend": true, "type": "histogram", "x": [0.79, 0.79, 0.73, 0.64, 0.76, 0.76, 0.76, 0.82, 0.67, 0.73, 0.61, 0.73, 0.61, 0.67, 0.73, 0.79, 0.67, 0.67, 0.64, 0.96, 0.96, 0.96, 0.96, 0.96, 0.96, 1, 1, 0.93, 1, 0.93, 0.96, 0.96, 0.96, 1, 0.96, 0.89, 0.89, 0.89, 1, 1, 1, 1, 1, 1, 1, 1, 1, 1, 1, 1, 0.97, 1, 1, 1, 1, 1, 1], "xaxis": "x", "yaxis": "y"}, {"alignmentgroup": "True", "boxpoints": "all", "customdata": {"elided": "57x3 str values"}, "fillcolor": "rgba(255,255,255,0)", "hoveron": "points", "hovertemplate": "year_q=%{customdata[0]}<br>used_to_all=%{x}<br>filer_type=%{customdata[1]}<br>kpi=%{customdata[2]}<extra></extra>", "jitter": 0, "legendgroup": "2021_3", "line": {"color": "rgba(255,255,255,0)"}, "marker": {"color": "#B6E880", "symbol": "line-ns-open"}, "name": "2021_3", "offsetgroup": "2021_3", "showlegend": false, "type": "box", "x": [0.79, 0.79, 0.73, 0.64, 0.76, 0.76, 0.76, 0.82, 0.67, 0.73, 0.61, 0.73, 0.61, 0.67, 0.73, 0.79, 0.67, 0.67, 0.64, 0.96, 0.96, 0.96, 0.96, 0.96, 0.96, 1, 1, 0.93, 1, 0.93, 0.96, 0.96, 0.96, 1, 0.96, 0.89, 0.89, 0.89, 1, 1, 1, 1, 1, 1, 1, 1, 1, 1, 1, 1, 0.97, 1, 1, 1, 1, 1, 1], "xaxis": "x2", "yaxis": "y2"}], "layout": {"barmode": "relative", "legend": {"title": {"text": "year_q"}, "tracegroupgap": 0}, "title": {"text": "Percentage used KPIs from all for calculating mean/median | color: year Q"}, "xaxis": {"anchor": "y", "domain": [0, 1], "title": {"text": "used_to_all"}}, "xaxis2": {"anchor": "y2", "domain": [0, 1], "matches": "x", "showgrid": true, "showticklabels": false}, "yaxis": {"anchor": "x", "domain": [0, 0.7326], "title": {"text": "count"}}, "yaxis2": {"anchor": "x2", "domain": [0.7426, 1], "matches": "y2", "showgrid": false, "showline": false, "showticklabels": false, "ticks": ""}}}
